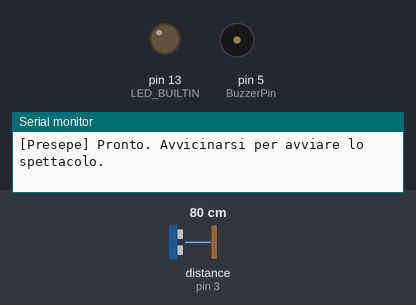
The program below on a simulated Arduino Uno, built with avr-gcc and run on an emulated ATmega328P. On the bench: output pins drawn as LEDs (lit = HIGH), buzzer (waves = sounding), the last lines printed to the serial monitor. Wiring (inferred from the names in the program): ultrasonic range finder: trigger pin 2; echo pin 3. The inputs (shaded band) are chosen by the test bench; at power-on: distance to the obstacle (sensor on pin 3) 80 cm. The echo pulse lasts 58.3 µs per cm; pins used as bus, display or sensor lines are not drawn.

Above: at 1.2 s.
1.3 s: distance to the obstacle (sensor on pin 3) set to 55 cm
2.8 s: distance to the obstacle (sensor on pin 3) set to 48 cm
At 4.27 s:
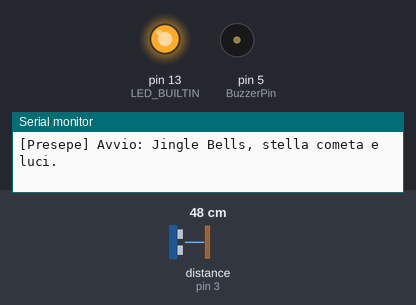
At 8.1 s:
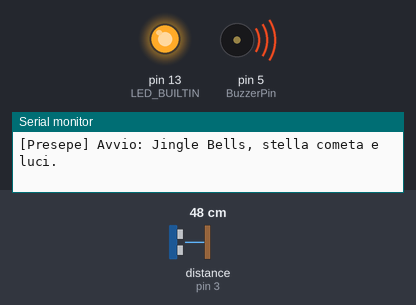
Timing chart, 0 to 11.8 s (numbered marks = the images above; inputs shaded):
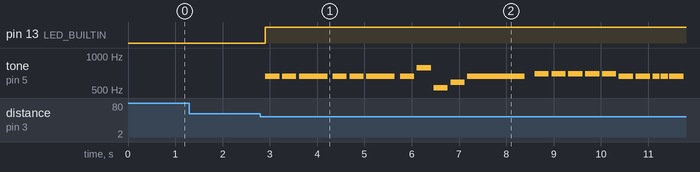

The program:

main.cpp
```cpp
#include <Arduino.h>
#include "ChristmasMusic.h"
#include "ProximityTrigger.h"
#include "ShowController.h"
#include "UltrasonicProximitySensor.h"
#include "configuration.h"

namespace {
    UltrasonicProximitySensor proximitySensor(Configuration::TriggerPin, Configuration::EchoPin);
    ProximityTrigger proximityTrigger;
    ShowController show;
    uint32_t lastSensorPollMs = 0;
}

void setup() {
    Serial.begin(Configuration::SerialBaudRate);
    pinMode(LED_BUILTIN, OUTPUT);
    digitalWrite(LED_BUILTIN, LOW);

    proximitySensor.begin();
    proximitySensor.setMaximumDistanceToCheckInCm(Configuration::SensorMaximumDistanceCm);
    show.begin();
    lastSensorPollMs = millis();

    Serial.println(F("[Presepe] Pronto. Avvicinarsi per avviare lo spettacolo."));
}

void loop() {
    const uint32_t nowMs = millis();
    const bool wasRunning = show.isRunning();
    show.update(nowMs);

    if (wasRunning && !show.isRunning()) {
        digitalWrite(LED_BUILTIN, LOW);
        Serial.println(F("[Presepe] Spettacolo terminato. Allontanarsi per riarmare il sensore."));
    }

    // Il sensore usa pulseIn(): lo leggiamo soltanto a riproduzione inattiva,
    // così la breve attesa dell'eco non rallenta gli aggiornamenti dei componenti.
    if (show.isRunning() || static_cast<uint32_t>(nowMs - lastSensorPollMs) < Configuration::SensorPollIntervalMs) {
        return;
    }

    lastSensorPollMs = nowMs;
    const unsigned long distanceCm = proximitySensor.getDistanceInCm();
    if (proximityTrigger.update(distanceCm) && show.start(millis())) {
        digitalWrite(LED_BUILTIN, HIGH);
        if (ChristmasMusic::currentSong() == ChristmasMusic::Song::JingleBells) {
            Serial.println(F("[Presepe] Avvio: Jingle Bells, stella cometa e luci."));
        }
        else {
            Serial.println(F("[Presepe] Avvio: Tu scendi dalle stelle, stella cometa e luci."));
        }
    }
}
```

ActivityTimer.h
```cpp
#ifndef PRESEPEV2_ACTIVITY_TIMER_H
#define PRESEPEV2_ACTIVITY_TIMER_H

#include <stdint.h>

// Stato comune ai segnaposto dei componenti, senza allocazioni dinamiche.
class ActivityTimer {
public:
    void start(uint32_t nowMs, uint32_t durationMs) {
        startedAtMs_ = nowMs;
        durationMs_ = durationMs;
        running_ = durationMs > 0;
    }

    void update(uint32_t nowMs) {
        // La sottrazione unsigned gestisce anche il rollover di millis().
        if (running_ && static_cast<uint32_t>(nowMs - startedAtMs_) >= durationMs_) {
            stop();
        }
    }

    void stop() { running_ = false; }
    bool isRunning() const { return running_; }

private:
    uint32_t startedAtMs_ = 0;
    uint32_t durationMs_ = 0;
    bool running_ = false;
};

#endif
```

AnimatedLights.h
```cpp
#ifndef PRESEPEV2_ANIMATED_LIGHTS_H
#define PRESEPEV2_ANIMATED_LIGHTS_H

#include <stdint.h>

namespace AnimatedLights {
    void begin();
    void start(uint32_t nowMs);
    void update(uint32_t nowMs);
    void stop();
    bool isRunning();
}

#endif
```

ChristmasMusic.h
```cpp
#ifndef PRESEPEV2_CHRISTMAS_MUSIC_H
#define PRESEPEV2_CHRISTMAS_MUSIC_H

#include <stdint.h>

namespace ChristmasMusic {
    enum class Song : uint8_t { JingleBells, TuScendiDalleStelle };

    void begin();
    void start(uint32_t nowMs);
    void update(uint32_t nowMs);
    void stop();
    bool isRunning();
    Song currentSong();
    // Durata del brano corrente (o di Jingle Bells prima del primo avvio).
    uint32_t durationMs();
}

#endif
```

CometAnimation.h
```cpp
#ifndef PRESEPEV2_COMET_ANIMATION_H
#define PRESEPEV2_COMET_ANIMATION_H

#include <stdint.h>

namespace CometAnimation {
    void begin();
    void start(uint32_t nowMs);
    void update(uint32_t nowMs);
    void stop();
    bool isRunning();
}

#endif
```

ProximityTrigger.h
```cpp
#ifndef PRESEPEV2_PROXIMITY_TRIGGER_H
#define PRESEPEV2_PROXIMITY_TRIGGER_H

#include <stdint.h>

class ProximityTrigger {
public:
    // Chiamare una sola volta per ogni nuova misura, solo a spettacolo inattivo.
    // Distanza zero = nessun eco: mai un avvio, riarmo solo dopo assenza prolungata.
    bool update(uint32_t distanceCm);

private:
    bool armed_ = true;
    uint8_t consecutiveReadings_ = 0;
    uint8_t noEchoReadings_ = 0;
};

#endif
```

ShowController.h
```cpp
#ifndef PRESEPEV2_SHOW_CONTROLLER_H
#define PRESEPEV2_SHOW_CONTROLLER_H

#include <stdint.h>

// Un solo coordinatore per i tre moduli, che rappresentano un unico spettacolo.
class ShowController {
public:
    void begin();
    bool start(uint32_t nowMs);
    void update(uint32_t nowMs);
    void stop();
    bool isRunning() const { return running_; }

private:
    bool running_ = false;
};

#endif
```

UltrasonicProximitySensor.h
```cpp
// (licence header left out)
#ifndef UltrasonicProximitySensor_h
#define UltrasonicProximitySensor_h

#if defined(ARDUINO) && ARDUINO >= 100
#include <Arduino.h>
#else
#include "WProgram.h"
#endif

#define DEFAULT_MAX_DISTANCE_IN_CM 2000 /*!< Default maximum distance to check with sensor: 20 meters */

class UltrasonicProximitySensor {
    public:
        /*!
         * \brief UltrasonicProximitySensor Initialize Ultrasonic proximity sensor
         *
         * \param pin_trigger (int) Digital pin connected to Trigger sensor pin
         * \param pin_echo (int) Digital pin connected to Echo sensor pin
         */
        UltrasonicProximitySensor(int pin_trigger, int pin_echo);

        // Configurare i pin in setup(), dopo l'inizializzazione del runtime Arduino.
        void begin();

        /*!
         * \brief setMaximumDistanceToCheckInCm Set a maximum distance to prevent getting false positive values
         *
         * Default value: \p DEFAULT_MAX_DISTANCE_IN_CM
         *
         * \param max_distance_in_cm (unsigned long) Maximum distance the sensor should try to get.
         *        Smaller this value is, faster getDistance() will be if distance is too high.
         *
         * \return (bool) Valid input value (> 0)
         */
        bool setMaximumDistanceToCheckInCm(unsigned long max_distance_in_cm);

        /*!
         * \brief getMaximumDistanceToCheckInCm Get the maximum distance defined for the sensor
         *
         * Default value: \p DEFAULT_MAX_DISTANCE_IN_CM
         *
         * \return (unsigned long) Maximum distance the sensor should try to get.
         */
        unsigned long getMaximumDistanceToCheckInCm() const;

        /*!
         * \brief getDistanceInCm Get distance between sensor and any element
         *
         * \return (unsigned long) Distance between the sensor and any element (in cm)
         */
        unsigned long getDistanceInCm() const;


    private:
        static unsigned long usToCm(unsigned long time_in_us); /*!< microSec to Cm conversion */
        static unsigned long cmToUs(unsigned long distance_in_cm); /*!< Cm to microSec conversion */
        void sendTrigger() const; /*!< Send a trigger to the sensor */
        unsigned long waitEcho() const; /*!< Wait an echo from the sensor */

        int _pin_trigger; /*!< Digital Pin used as trigger */
        int _pin_echo; /*!< Digital Pin used as echo */
        unsigned long _max_distance_in_cm{}; /*!< Maximum distance (in cm) the sensor should try to get */
        unsigned long _timeout{}; /*!< Max time to wait echo after a trigger (linked to \p _max_distance_in_cm) */
};

#endif //UltrasonicProximitySensor_h
```

AnimatedLights.cpp
```cpp
#include "AnimatedLights.h"
#include "ActivityTimer.h"
#include "configuration.h"

namespace {
    ActivityTimer activity;
}

namespace AnimatedLights {
    void begin() {
        activity.stop();
        // TODO: inizializzare le uscite o la striscia LED scelta.
    }

    void start(uint32_t nowMs) {
        activity.start(nowMs, Configuration::LightsDurationMs);
        // TODO: impostare il primo fotogramma delle luci.
    }

    void update(uint32_t nowMs) {
        if (!activity.isRunning()) {
            return;
        }

        // TODO: aggiornare un fotogramma quando scade il relativo intervallo.
        activity.update(nowMs);
        if (!activity.isRunning()) {
            stop();
        }
    }

    void stop() {
        activity.stop();
        // TODO: spegnere le luci o ripristinare la scena di riposo.
    }

    bool isRunning() { return activity.isRunning(); }
}
```

ChristmasMusic.cpp
```cpp
#include <Arduino.h>

#include "ChristmasMusic.h"
#include "configuration.h"

#if defined(__AVR__)
#include <avr/pgmspace.h>
#endif

namespace {
    constexpr uint16_t Rest = 0;
    constexpr uint16_t F4 = 349;
    constexpr uint16_t G4 = 392;
    constexpr uint16_t A4 = 440;
    constexpr uint16_t Bb4 = 466;
    constexpr uint16_t C5 = 523;
    constexpr uint16_t D5 = 587;
    constexpr uint16_t E5 = 659;
    constexpr uint16_t F5 = 698;
    constexpr uint16_t G5 = 784;
    constexpr uint16_t C6 = 1047;

    struct Note {
        uint16_t frequencyHz;
        uint8_t eighthNotes;
    };

    // Ritornello di Jingle Bells (1857, pubblico dominio), con un finale scintillante.
    // 2 = un quarto, 4 = una minima, 8 = una semibreve; 0 Hz indica una pausa.
    // Su Uno lo spartito resta in flash, senza occupare la piccola RAM.
    const Note jingleBells[]
#if defined(__AVR__)
        PROGMEM
#endif
        = {
            // Jingle bells, jingle bells, jingle all the way.
            {E5, 2}, {E5, 2}, {E5, 4},
            {E5, 2}, {E5, 2}, {E5, 4},
            {E5, 2}, {G5, 2}, {C5, 2}, {D5, 2}, {E5, 8},

            // Oh, what fun it is to ride in a one-horse open sleigh.
            {F5, 2}, {F5, 2}, {F5, 2}, {F5, 2},
            {F5, 2}, {E5, 2}, {E5, 2}, {E5, 1}, {E5, 1},
            {E5, 2}, {D5, 2}, {D5, 2}, {E5, 2}, {D5, 4}, {G5, 4},
            {Rest, 2},

            // Ripresa del ritornello, con la cadenza conclusiva.
            {E5, 2}, {E5, 2}, {E5, 4},
            {E5, 2}, {E5, 2}, {E5, 4},
            {E5, 2}, {G5, 2}, {C5, 2}, {D5, 2}, {E5, 8},
            {F5, 2}, {F5, 2}, {F5, 2}, {F5, 2},
            {F5, 2}, {E5, 2}, {E5, 2}, {E5, 1}, {E5, 1},
            {G5, 2}, {G5, 2}, {F5, 2}, {D5, 2}, {C5, 8},
            {Rest, 2},

            // Piccolo saluto finale, rapido e acuto.
            {C6, 1}, {G5, 1}, {E5, 1}, {G5, 1}, {C6, 4},
        };

    // Melodia tradizionale in Fa maggiore, una strofa in 6/8.
    // Le note legate sono unite: non si interrompe il suono sulla legatura.
    // Riferimento per la linea melodica (senza accompagnamento):
    // https://www.pianosolo.it/wp-content/uploads/2008/12/Tu-scendi-dalle-stelle-Spartito-per-pianoforte.pdf
    const Note tuScendiDalleStelle[]
#if defined(__AVR__)
        PROGMEM
#endif
        = {
            // Levare e prima frase.
            {C5, 1},
            {C5, 2}, {D5, 1}, {C5, 2}, {Bb4, 1},
            {Bb4, 1}, {A4, 4}, {G4, 1},
            {A4, 1}, {Bb4, 1}, {C5, 1}, {C5, 1}, {Bb4, 1}, {A4, 1},
            {G4, 4}, {Rest, 1}, {A4, 1},

            // Seconda frase e ripetizione.
            {G4, 2}, {A4, 1}, {Bb4, 2}, {A4, 1},
            {G4, 3}, {D5, 2}, {D5, 1},
            {C5, 1}, {D5, 1}, {C5, 1}, {Bb4, 1}, {A4, 1}, {G4, 1},
            {A4, 4}, {Rest, 1}, {A4, 1},
            {G4, 2}, {A4, 1}, {Bb4, 2}, {A4, 1},
            {G4, 3}, {D5, 2}, {D5, 1},
            {C5, 1}, {D5, 1}, {C5, 1}, {Bb4, 1}, {A4, 1}, {G4, 1},

            // Parte centrale, con il caratteristico andamento pastorale.
            {F4, 3}, {G4, 1}, {A4, 1}, {Bb4, 1},
            {Bb4, 1}, {A4, 1}, {Bb4, 1}, {G4, 1}, {A4, 1}, {Bb4, 1},
            {A4, 2}, {A4, 1}, {A4, 1}, {Bb4, 1}, {C5, 1},
            {Bb4, 1}, {A4, 1}, {Bb4, 1}, {G4, 1}, {A4, 1}, {Bb4, 1},
            {A4, 3}, {Rest, 2}, {G4, 1},
            {A4, 1}, {Bb4, 1}, {C5, 1}, {C5, 1}, {Bb4, 1}, {A4, 1},
            {G4, 4}, {Rest, 1}, {A4, 1},

            // Cadenza conclusiva, ripetuta e risolta sul Fa.
            {G4, 2}, {A4, 1}, {Bb4, 2}, {A4, 1},
            {G4, 3}, {D5, 2}, {D5, 1},
            {C5, 1}, {D5, 1}, {C5, 1}, {Bb4, 1}, {A4, 1}, {G4, 1},
            {A4, 3}, {Rest, 2}, {A4, 1},
            {G4, 2}, {A4, 1}, {Bb4, 2}, {A4, 1},
            {G4, 3}, {D5, 2}, {D5, 1},
            {C5, 1}, {D5, 1}, {C5, 1}, {Bb4, 1}, {A4, 1}, {G4, 1},
            {F4, 6},
        };

    constexpr uint8_t JingleNoteCount = sizeof(jingleBells) / sizeof(jingleBells[0]);
    constexpr uint8_t TuScendiNoteCount = sizeof(tuScendiDalleStelle) / sizeof(tuScendiDalleStelle[0]);
    static_assert(sizeof(jingleBells) / sizeof(jingleBells[0]) <= UINT8_MAX, "Spartito troppo lungo");
    static_assert(sizeof(tuScendiDalleStelle) / sizeof(tuScendiDalleStelle[0]) <= UINT8_MAX, "Spartito troppo lungo");

    ChristmasMusic::Song playingSong = ChristmasMusic::Song::JingleBells;
    ChristmasMusic::Song nextSong = ChristmasMusic::Song::JingleBells;
    const Note* melody = jingleBells;
    uint8_t noteCount = JingleNoteCount;
    uint32_t eighthNoteMs = 30000UL / Configuration::MusicTempoBpm;

    void selectSong(ChristmasMusic::Song song) {
        playingSong = song;
        if (song == ChristmasMusic::Song::JingleBells) {
            melody = jingleBells;
            noteCount = JingleNoteCount;
            eighthNoteMs = 30000UL / Configuration::MusicTempoBpm;
        }
        else {
            melody = tuScendiDalleStelle;
            noteCount = TuScendiNoteCount;
            eighthNoteMs = 30000UL / Configuration::TuScendiTempoBpm;
        }
    }

    bool running = false;
    bool sounding = false;
    uint8_t noteIndex = 0;
    uint32_t noteStartedAtMs = 0;
    uint32_t noteDurationMs = 0;
    Note currentNote = {Rest, 0};

    Note readNote(uint8_t index) {
#if defined(__AVR__)
        Note note;
        memcpy_P(&note, &melody[index], sizeof(note));
        return note;
#else
        return melody[index];
#endif
    }

    void loadCurrentNote() {
        currentNote = readNote(noteIndex);
        noteDurationMs = eighthNoteMs * currentNote.eighthNotes;
    }

    void playCurrentNote(uint32_t nowMs) {
        const uint32_t elapsedMs = static_cast<uint32_t>(nowMs - noteStartedAtMs);
        const uint32_t soundingDurationMs = noteDurationMs * Configuration::MusicArticulationPercent / 100;
        if (currentNote.frequencyHz == Rest || elapsedMs >= soundingDurationMs) {
            noTone(Configuration::BuzzerPin);
            sounding = false;
            return;
        }

        // tone() genera la frequenza in background e interrompe il suono anche
        // se un futuro componente dovesse ritardare la successiva update().
        tone(Configuration::BuzzerPin, currentNote.frequencyHz, soundingDurationMs - elapsedMs);
        sounding = true;
    }
}

namespace ChristmasMusic {
    void begin() {
        pinMode(Configuration::BuzzerPin, OUTPUT);
        stop();
        nextSong = Song::JingleBells;
        selectSong(Song::JingleBells);
    }

    void start(uint32_t nowMs) {
        if (running) {
            return;
        }

        selectSong(nextSong);
        nextSong = playingSong == Song::JingleBells ? Song::TuScendiDalleStelle : Song::JingleBells;
        noteIndex = 0;
        noteStartedAtMs = nowMs;
        running = true;
        loadCurrentNote();
        playCurrentNote(nowMs);
    }

    void update(uint32_t nowMs) {
        if (!running) {
            return;
        }

        bool noteChanged = false;
        // Recuperare aggiornamenti in ritardo senza allungare il brano o emettere
        // note ormai scadute. Il ciclo è limitato dal numero di note dello spartito.
        while (static_cast<uint32_t>(nowMs - noteStartedAtMs) >= noteDurationMs) {
            noteStartedAtMs += noteDurationMs;
            if (++noteIndex == noteCount) {
                stop();
                return;
            }

            loadCurrentNote();
            noteChanged = true;
        }

        if (noteChanged) {
            playCurrentNote(nowMs);
        }
        else if (sounding && static_cast<uint32_t>(nowMs - noteStartedAtMs) >=
                                 noteDurationMs * Configuration::MusicArticulationPercent / 100) {
            noTone(Configuration::BuzzerPin);
            sounding = false;
        }
    }

    void stop() {
        noTone(Configuration::BuzzerPin);
        digitalWrite(Configuration::BuzzerPin, LOW);
        sounding = false;
        running = false;
    }

    bool isRunning() { return running; }
    Song currentSong() { return playingSong; }

    uint32_t durationMs() {
        uint32_t totalMs = 0;
        for (uint8_t i = 0; i < noteCount; ++i) {
            totalMs += eighthNoteMs * readNote(i).eighthNotes;
        }
        return totalMs;
    }
}
```

CometAnimation.cpp
```cpp
#include "CometAnimation.h"
#include "ActivityTimer.h"
#include "configuration.h"

namespace {
    ActivityTimer activity;
}

namespace CometAnimation {
    void begin() {
        activity.stop();
        // TODO: inizializzare il servo e la posizione di riposo.
    }

    void start(uint32_t nowMs) {
        activity.start(nowMs, Configuration::CometDurationMs);
        // TODO: impostare il primo passo dell'animazione.
    }

    void update(uint32_t nowMs) {
        if (!activity.isRunning()) {
            return;
        }

        // TODO: avanzare il servo di un passo quando scade il relativo intervallo.
        activity.update(nowMs);
        if (!activity.isRunning()) {
            stop();
        }
    }

    void stop() {
        activity.stop();
        // TODO: completare il ritorno alla posizione di riposo prima di dichiarare la fine.
    }

    bool isRunning() { return activity.isRunning(); }
}
```

ProximityTrigger.cpp
```cpp
#include "ProximityTrigger.h"
#include "configuration.h"

bool ProximityTrigger::update(uint32_t distanceCm) {
    if (distanceCm == 0) {
        consecutiveReadings_ = 0;
        if (!armed_ && ++noEchoReadings_ >= Configuration::NoEchoReadingsToRearm) {
            armed_ = true;
            noEchoReadings_ = 0;
        }
        return false;
    }

    noEchoReadings_ = 0;
    const bool confirmsTransition = distanceCm > 0 && distanceCm <= Configuration::SensorMaximumDistanceCm &&
                                    (armed_ ? distanceCm <= Configuration::ActivationDistanceCm
                                            : distanceCm >= Configuration::RearmDistanceCm);

    if (!confirmsTransition) {
        consecutiveReadings_ = 0;
        return false;
    }

    if (++consecutiveReadings_ < Configuration::RequiredConsecutiveReadings) {
        return false;
    }

    consecutiveReadings_ = 0;
    const bool shouldStart = armed_;
    armed_ = !armed_;
    return shouldStart;
}
```

Source omitted: ShowController.cpp (1072 bytes), trasonicProximitySensor.cpp (2704 bytes), configuration.h (1747 bytes)

Measured:
- the behaviour switches between 52 and 51 cm on distance to the obstacle (sensor on pin 3) (found by bisection; images 0 and 1)
- after the input at 1.3 s, every drawn part: stays the same
- after the input at 2.8 s, pin 13 (LED_BUILTIN): LOW → HIGH after 0.10 s; tone on pin 5 (BuzzerPin): plays 659 Hz for 0.30 s, 659 Hz for 0.30 s, 659 Hz for 0.61 s, 659 Hz for 0.30 s, 659 Hz for 0.30 s, 659 Hz for 0.61 s … (21 notes in this stretch), starting after 0.10 s
